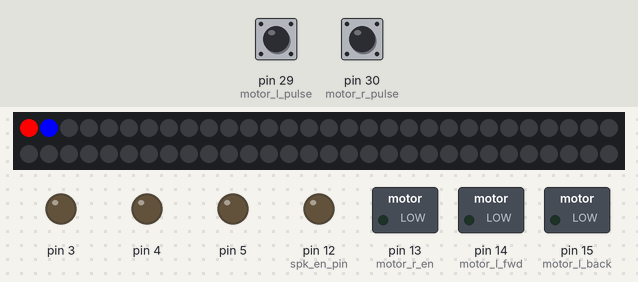
The sketch below on a simulated Arduino Mega 2560, built with avr-gcc and run on an emulated ATmega2560. On the bench: 60 RGB LEDs in strip order, left to right, continuing on the next row, switched loads named in the sketch (green lamp = pin HIGH), output pins drawn as LEDs (lit = HIGH). The test bench sets the inputs (shaded band); at power-on: pin 29 (motor_l_pulse) LOW, pin 30 (motor_r_pulse) LOW.

Above: at 0.01 s.
At 1.4 s:
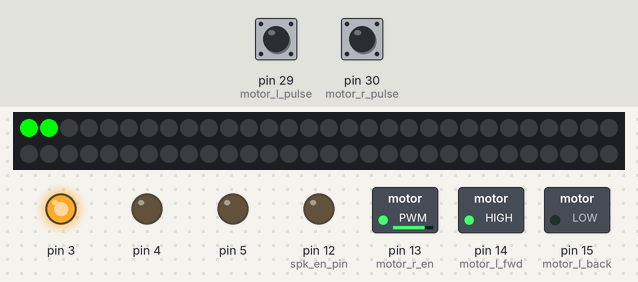
1.5 s: pin 29 (motor_l_pulse) pulled HIGH for 0.15 s
3.1 s: pin 30 (motor_r_pulse) pulled HIGH for 0.15 s
4.7 s: pin 29 (motor_l_pulse) pulled HIGH for 1 s
7.2 s: pin 30 (motor_r_pulse) pulled HIGH for 1 s
Timing chart, 0 to 10.2 s (numbered marks = the images above; inputs shaded):
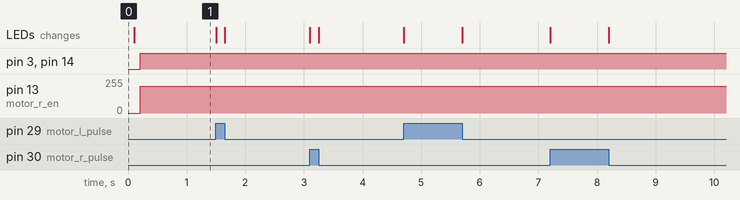

The sketch:

strandtest_jan07.ino
```cpp
#include <Adafruit_NeoPixel.h>

#define PIN 21

// Parameter 1 = number of pixels in strip
// Parameter 2 = Arduino pin number (most are valid)
// Parameter 3 = pixel type flags, add together as needed:
//   NEO_KHZ800  800 KHz bitstream (most NeoPixel products w/WS2812 LEDs)
//   NEO_KHZ400  400 KHz (classic 'v1' (not v2) FLORA pixels, WS2811 drivers)
//   NEO_GRB     Pixels are wired for GRB bitstream (most NeoPixel products)
//   NEO_RGB     Pixels are wired for RGB bitstream (v1 FLORA pixels, not v2)
Adafruit_NeoPixel strip = Adafruit_NeoPixel(60, PIN, NEO_GRB + NEO_KHZ800);


const int motor_l_fwd = 14;
const int motor_l_back = 15;

const int motor_r_en = 13;

const int motor_r_fwd = PB3;
const int motor_r_back = PB5;
const int rfid_pulse = PB4;

const int spk_en_pin = 12;

const int motor_r_pulse = 30;
const int motor_l_pulse = 29;

const int antenna_off_pin = PB4;

const unsigned long sMinimumTimeBetweenPulses = 200;

// Try to filter any 32khz pwm
const unsigned long sMinimumPulseLength = 32;

byte color =0;

void setup() {
  strip.begin();

  strip.setPixelColor(0, strip.Color(255, 0, 0));
  strip.setPixelColor(1, strip.Color(0, 0, 255));
  strip.show();
  delay(100);
  strip.setPixelColor(0, strip.Color(0, 255, 0));
  strip.setPixelColor(1, strip.Color(0, 255, 0));
  strip.show();
  delay(100);

  pinMode(motor_l_fwd, OUTPUT);
  pinMode(motor_r_en, OUTPUT);
  pinMode(motor_r_fwd, OUTPUT);
  pinMode(motor_r_back, OUTPUT);
  pinMode(motor_l_back, OUTPUT);
  pinMode(motor_l_pulse, INPUT);
  pinMode(motor_r_pulse, INPUT);

  pinMode(antenna_off_pin, OUTPUT);

  pinMode(spk_en_pin, OUTPUT);

  pinMode(rfid_pulse, OUTPUT);

  Serial.begin(9600);

  TCCR1B = 0x01;   // Timer 1: PWM 9 & 10 @ 32 kHz
  TCCR2B = 0x01;   // Timer 2: PWM 3 & 11 @ 32 kHz
}


class PulseCounter
{ public:
    PulseCounter(int pin)
      : pin_(pin),
        last_pulse_start_(0),
        pulses_(0), last_state_(digitalRead(pin))
    {
      //pinMode(rfid_pulse, OUTPUT);
    }

    void count() {
      const int state = digitalRead(pin_);
      //if (pin_ == motor_r_pulse)
      //   digitalWrite(rfid_pulse, state);

      if (state != last_state_) {
        ++pulses_;
        last_state_ = state;

        /*only debugging*/
        if ( pin_ == motor_r_pulse) {
          strip.setPixelColor(0, strip.Color(0, color++, 0));
          strip.show();
        }
        else {
          strip.setPixelColor(1, strip.Color(0, color++, 0));
          strip.show();
        }
      }

    }

    unsigned pulses()const {
      return pulses_;
    }
  private:
    const int pin_;

    int last_state_;
    unsigned pulses_;
    unsigned long last_pulse_start_;
    unsigned long this_pulse_start_;
};

const int mtr_r_speed = 255, mtr_l_speed = 255;


void stop() {
  digitalWrite(motor_r_en, HIGH);
  digitalWrite(motor_r_fwd, HIGH);
  digitalWrite(motor_r_back, HIGH);
  digitalWrite(motor_l_fwd, HIGH);
  digitalWrite(motor_l_back, HIGH);
}

void coast() {
  digitalWrite(motor_r_en, LOW);
  digitalWrite(motor_r_fwd, LOW);
  digitalWrite(motor_r_back, LOW);
  digitalWrite(motor_l_fwd, LOW);
  digitalWrite(motor_l_back, LOW);
}

void loop() {
  coast();
  PulseCounter count_left(motor_l_pulse);
  PulseCounter count_right(motor_r_pulse);
  long left_stop_t = 0, right_stop_t = 0;
  const int pulses = 50;

  digitalWrite(motor_r_fwd, HIGH);
  analogWrite(motor_r_en, 200);
  analogWrite(motor_l_fwd, 200);
  // analogWrite(motor_l_back, 255);

  while (count_left.pulses() < pulses || count_right.pulses() < pulses) {
    count_left.count();
    count_right.count();

    //Serial.print( count_left.pulses(), DEC );
    //Serial.print ( "from left and ");
  }

  //delay(1000);
  stop();

  delay(2000);
  /*
    Serial.print("Left pulses: ");
    Serial.println(count_left.pulses());
    Serial.print("Right pulses: ");
    Serial.println(count_right.pulses());
    Serial.print("Offset ");
    Serial.println(int(count_left.pulses()) - int(count_right.pulses()));
  */

}
```
